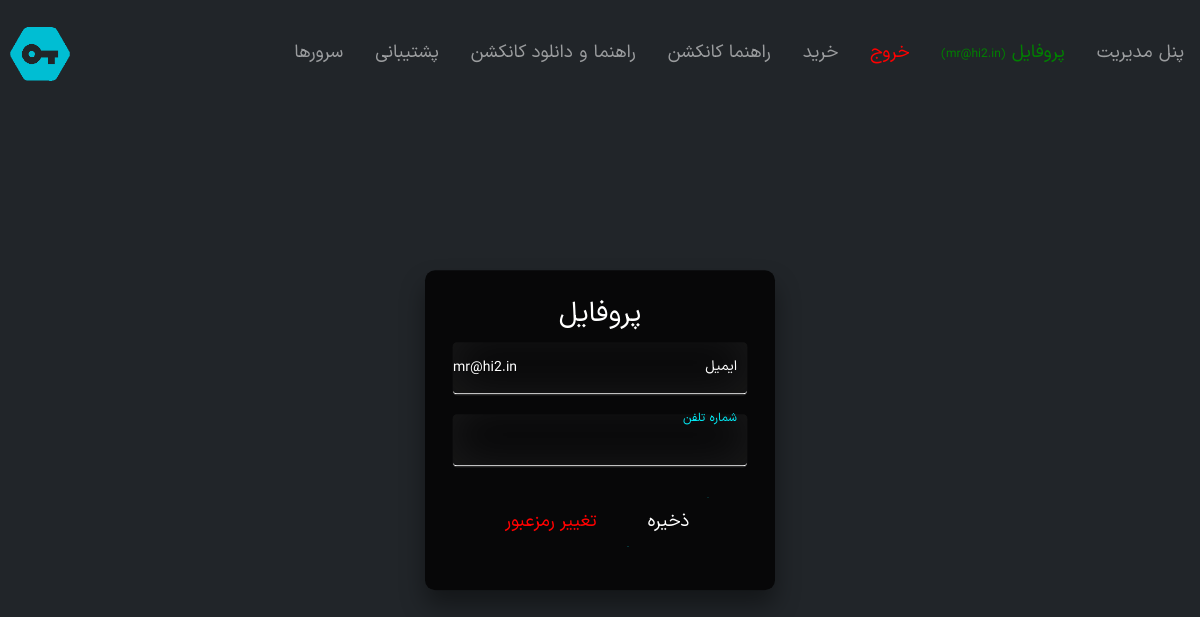
Page /accounts/profile/ (signed in) on the earlier database version.
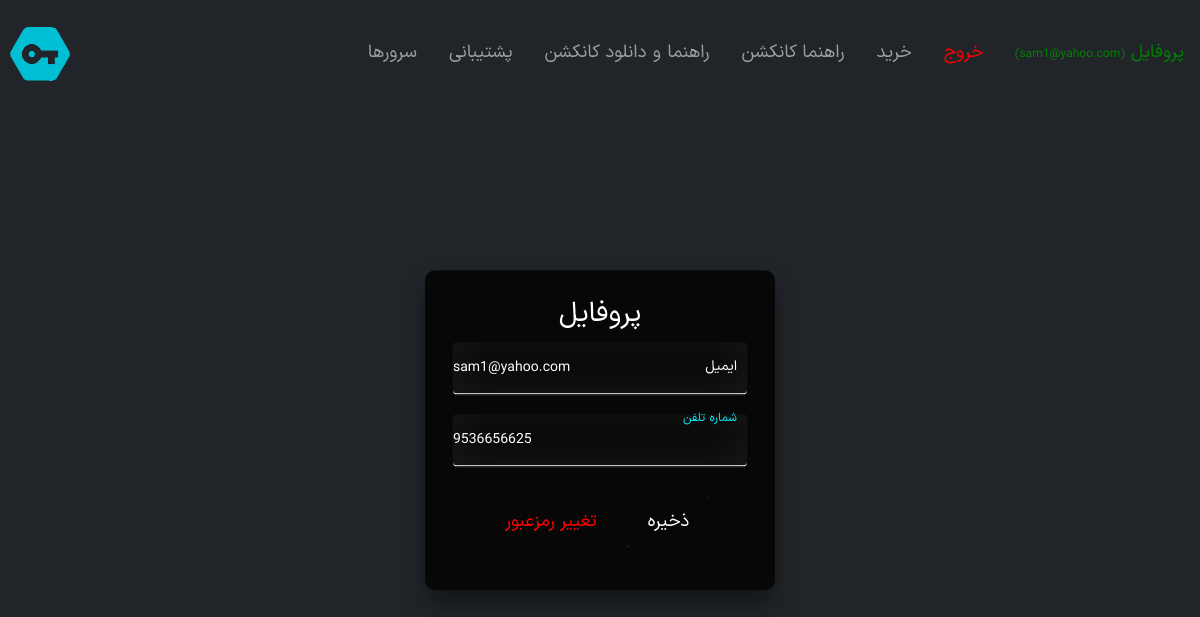
Same page on the later database version.
### accounts/models.py (models this page shows, shortened)
class User(AbstractBaseUser, PermissionsMixin):
    email = models.EmailField(verbose_name=_('email address'), max_length=255, unique=True)
    phone = models.IntegerField(verbose_name=_('Phone Number'), unique=True, blank=True, null=True)
    is_active = models.BooleanField(default=True, verbose_name=_("is_active"))
    is_staff = models.BooleanField(default=False, verbose_name=_("is_staff"))
    is_superuser = models.BooleanField(default=False, verbose_name=_("is_superuser"))
    objects = UserManager()
    USERNAME_FIELD = 'email'
    class Meta:
        verbose_name = _("User")
        verbose_name_plural = _("Users")

### accounts/views.py (the view)
# urls.py: path('profile/', views.profile, name='profile'),
@login_required()
def profile(request):
    user = User.objects.get(email=request.user.email)
    form = EditProfileForm(request.POST or None, instance=user)
    if request.method == 'POST':
        if form.is_valid():
            form.save()
            messages.success(request, _("updated successfully"), extra_tags="alert alert-success")
            return redirect('accounts:profile')
        else:
            messages.success(request, _("Error updating your profile !!"), extra_tags="warning")
            return redirect('accounts:profile')
    else:
        request.session['email'] = user.email
        return render(request, 'accounts/profile.html', {'form': form})

### accounts/forms.py
class EditProfileForm(forms.ModelForm):
    class Meta:
        model = User
        fields = ('email', 'phone',)
        widgets = {
            'email': forms.EmailInput(
                attrs={'class': 'form-control', 'placeholder': 'example@gmail.com', 'dir': 'ltr', 'readonly': 'true'}),
            'phone': forms.NumberInput(
                attrs={'class': 'form-control', 'type': 'tel', 'maxlength': '11',
                       'minlength': '11', 'dir': 'ltr', 'onkeypress': 'return isNumber(event)'}),
        }

### vpn/context_processors.py (called while the page is built)
def siteAddress(request):
    return {'SITE_ADDRESS': settings.SITE_ADDRESS}

def sideBar(request):
    conf = Conf.objects.last()
    return {'SITECONF': conf}

### accounts/templates/accounts/profile.html (shortened to what this page needs)
{% extends "base.html" %}
{% load static %}
{% load i18n %}
{% block head %}
    <link rel="stylesheet" href="{% static "root/css/styles.css" %}">
    <link rel="stylesheet" href="{% static "root/css/login_box_style.css" %}">
{% endblock head %}
{% block body %}
    <div class="box">
        <div class="login-box" style="margin-top:30px;">
            <h2>{% trans "Profile" %}</h2>
            <form action="#" method="post">
                <div class="user-box">
                    {{ form.email }}
                    <label>ایمیل</label>
                </div>
                <div class="user-box">
                    {{ form.phone }}
                    <label>شماره تلفن</label>
                </div>
                <a class="None" href="{% url 'accounts:reset' %}" style="color:red;">{% trans "Change Password" %}</a>
                <button type="submit">
                    <a>
                        {% trans "Save" %}
                    </a>
                </button>
            </form>
        </div>
    </div>
{% endblock body %}

### templates/base.html (shortened to what this page needs)
<!DOCTYPE html>
{% load static %}
<html lang="en">
    <head>
        <link rel="stylesheet"
              href="{% static 'root/css/bootstrap-5.0.2.min.css' %}">
        <link rel="stylesheet" href="{% static 'root/css/main.css' %}">
        <link rel="stylesheet" href="{% static 'root/css/flags32.css' %}">
        <link rel="stylesheet" href="{% static 'root/css/snackbar.css' %}">
        {% block head %}
        {% endblock head %}
    </head>
    <body class="bg-dark">
        {% include "partials/navbar.html" %}
        <div class="container">
            <div class="row">
                {% block body %}
                {% endblock body %}
            </div>
        </div>
</body>
</html>

### templates/partials/navbar.html (shortened to what this page needs)
{% load static %}
{% load i18n %}
<nav class="navbar navbar-expand-md bg-dark navbar-dark">
    <a class="navbar-brand"
       href="{% url 'vpn:home' %}"
       style="margin:0 0 0 10px">
        <img alt="logo"
             class="navbar-brand img-responsive"
             id="logo"
             {% if SITECONF.logo %}
                 src="media/{{ SITECONF.logo }}"
             {% else %}
                 src="{% static 'root/src/logo.png' %}"
             {% endif %}
             style="width:60px" />
    </a>
    <div class="collapse navbar-collapse" id="collapsibleNavbar">
        <ul class="nav navbar-nav ml-auto" dir="rtl">
            {% if request.user.is_staff %}
                <li class="nav-item">
                    <a class="nav-item nav-link px-3"
                       target="_blank"
                       href="{% url 'admin:index' %}">پنل مدیریت</a>
                </li>
            {% endif %}
            {% if request.user.is_authenticated %}
                <li class="nav-item">
                    <a class="nav-item nav-link px-3"
                       style="color:green"
                       href="{% url 'accounts:profile' %}">{% trans "Profile" %} <small style="font-size:12px;">({{ request.user.get_username }})</small></a>
                </li>
                <li class="nav-item">
                    <a class="nav-item nav-link px-3"
                       style="color:red"
                       href="{% url 'accounts:logout' %}">خروج</a>
                </li>
            {% endif %}
            <li class="nav-item">
                <a class="nav-item nav-link px-3" href="{% url 'vpn:buy' %}">خرید</a>
            </li>
            <li class="nav-item">
                <a class="nav-item nav-link px-3" href="#">راهنما کانکشن</a>
            </li>
            <li class="nav-item">
                <a class="nav-item nav-link px-3" href="#">راهنما و دانلود کانکشن</a>
            </li>
            <li class="nav-item">
                <a class="nav-item nav-link px-3" href="#">پشتیبانی</a>
            </li>
        <li class="nav-item">
            <a class="nav-item nav-link px-3" href="#">سرورها</a>
        </li>
    </ul>
</div>
</nav>

### static/root/css/main.css (style rules this page uses)
body { background-color: dark; color: #ffffff; font: 14px IranSansX, Tahoma, Arial, sans-serif; line-height: 29px; background-size: cover; background-repeat: no-repeat; }
h2 { font-size: 28px; }
a { text-decoration: underline; color: #ffffff; }
a, a img, img { border: 0; }
.nav { padding-right: 0; padding-left: initial; font-size: 18px; }
.navbar { min-height: 70px; background-image: linear-gradient(dark, dark, dark); border-bottom: 1px solid dark; }
.navbar-nav li { float: right; }
.navbar .navbar-nav li a { padding-top: 0px; padding-bottom: 0px; text-decoration: none; line-height: 90px; color: #FFF; float: right; }
#logo { margin: 0; font-size: 0; line-height: 0; float: left; }
.navbar-nav { margin-left: auto; }

### static/root/css/styles.css (style rules this page uses)
* { -webkit-box-sizing: border-box; -moz-box-sizing: border-box; -ms-box-sizing: border-box; -o-box-sizing: border-box; box-sizing: border-box; }
html { width: 100%; height: 100%; overflow: hidden; }
body { width: 100%; height: 100%; font-family: 'IRANSansX', sans-serif; background: #f2eee3; text-align: center; }
a { text-decoration: none; text-align: center; font-family: 'IRANSansX', sans-serif; }
.box { position: absolute; top: 50%; left: 50%; margin: -150px 0 0 -150px; width: 300px; height: 300px; }
.container { margin-top: 10rem; text-align: center }
input { width: 100%; margin-bottom: 10px; background: rgba(0, 0, 0, 0.3); border: none; outline: none; padding: 10px; font-size: 13px; color: #fff; text-shadow: 1px 1px 1px rgba(0, 0, 0, 0.3); border: 1px solid rgba(0, 0, 0, 0.3); border-radius: 4px; box-shadow: inset 0 -5px 45px rgba(100, 100, 100, 0.2), 0 1px 1px rgba(255, 255, 255, 0.2); -webkit-transition: box-shadow .5s ease; -moz-transition: box-shadow .5s ease; -o-transition: box-shadow .5s ease; -ms-transition: box-shadow .5s ease; transition: box-shadow .5s ease; }

### static/root/css/login_box_style.css (style rules this page uses)
.login-box { position: absolute; top: 50%; left: 50%; width: 350px; padding: 28px; transform: translate(-50%, -50%); background: rgba(0, 0, 0, 0.8); box-sizing: border-box; box-shadow: 0 15px 25px rgba(0, 0, 0, .4); border-radius: 10px; }
.login-box h2 { margin: 0 0 10px; padding: 0; color: #fff; text-align: center; }
.login-box .user-box { position: relative; }
.login-box .user-box input { width: 100%; padding: 15px 0; font-size: 14px; color: #fff; margin-bottom: 20px; border: none; border-bottom: 1px solid #fff; outline: none; background: transparent; }
.login-box .user-box label { position: absolute; top: 0; right: 0; padding: 10px; font-size: 14px; color: #fff; pointer-events: none; transition: .5s; }
label { display: inline-block; text-align: right; padding: 5px 10px 5px 10px; }
.login-box .user-box input:focus~label, .login-box .user-box input:valid~label { top: -20px; left: 0; color: #03e9f4; font-size: 12px; }
.login-box form a { position: relative; display: inline-block; padding: 10px 20px; color: #03e9f4; font-size: 18px; text-decoration: none; text-transform: uppercase; overflow: hidden; transition: .5s; margin-top: 10px; }
button { background: transparent; border: none !important; font-size: 0; color: white; }

Differences in the rows shown:
changed User: user.get_username "mr@hi2.in" → "sam1@yahoo.com"; email "mr@hi2.in" → "sam1@yahoo.com"; phone (not shown) → "9536656625"; is_staff True → False (drawn)
Other differences:
text no longer shown: "پنل مدیریت"
